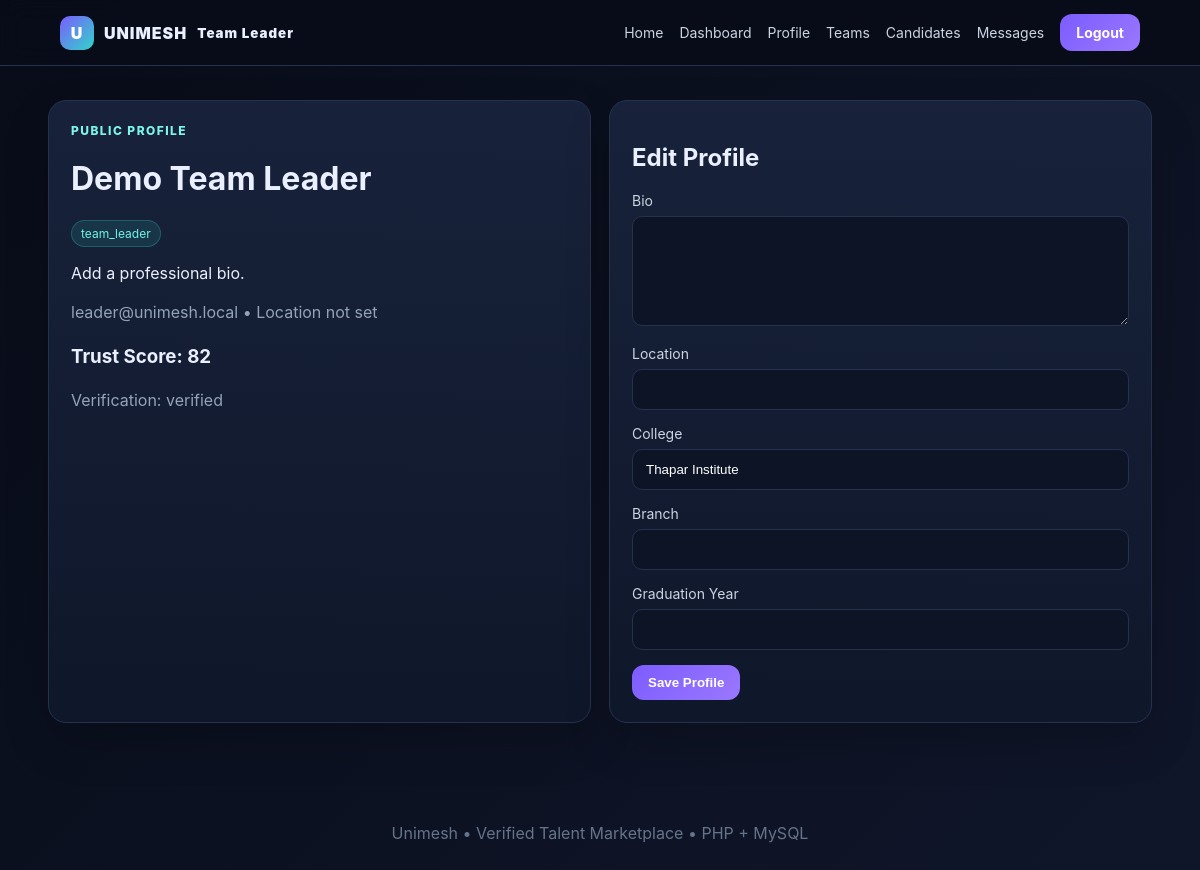
/team-leader/profile.php (signed in), run on the app's committed database.
### tables this page shows
CREATE TABLE users (
 id INT AUTO_INCREMENT PRIMARY KEY,
 name VARCHAR(120) NOT NULL,
 email VARCHAR(190) NOT NULL UNIQUE,
 password_hash VARCHAR(255) NOT NULL,
 role ENUM('student','recruiter','team_leader','admin') NOT NULL DEFAULT 'student',
 email_verified TINYINT(1) NOT NULL DEFAULT 0,
 verification_status ENUM('pending','verified','rejected','manual_review') NOT NULL DEFAULT 'pending',
 account_status ENUM('active','suspended') NOT NULL DEFAULT 'active',
 trust_score INT NOT NULL DEFAULT 0,
 profile_photo VARCHAR(255) NULL,
 bio TEXT NULL,
 college VARCHAR(190) NULL,
 branch VARCHAR(120) NULL,
 graduation_year INT NULL,
 location VARCHAR(190) NULL,
 resume_path VARCHAR(255) NULL,
 company_name VARCHAR(190) NULL,
 company_description TEXT NULL,
 company_document VARCHAR(255) NULL,
 google_id VARCHAR(190) NULL,
 created_at TIMESTAMP DEFAULT CURRENT_TIMESTAMP,
 updated_at TIMESTAMP DEFAULT CURRENT_TIMESTAMP ON UPDATE CURRENT_TIMESTAMP
);

### team-leader/includes/functions.php (called while the page is built, shortened)
<?php
function e($value){ return htmlspecialchars((string)$value, ENT_QUOTES, 'UTF-8'); }

### team-leader/profile.php (the view, shortened to what this page needs)
<?php $pageTitle='Profile'; require 'config.php'; require 'includes/functions.php'; require_role('team_leader'); $uid=user()['id'];
$stmt=$pdo->prepare('SELECT * FROM users WHERE id=?');$stmt->execute([$uid]);$u=$stmt->fetch(); include 'includes/header.php'; ?>
<div class="grid two"><div class="card"><div class="kicker">Public profile</div><h1><?=e($u['name'])?></h1><span class="badge"><?=e($u['role'])?></span><p><?=e($u['bio']?:'Add a professional bio.')?></p><p class="muted"><?=e($u['email'])?> • <?=e($u['location']?:'Location not set')?></p><h3>Trust Score: <?=e($u['trust_score'])?></h3><p class="muted">Verification: <?=e($u['verification_status'])?></p></div><div class="card"><h2>Edit Profile</h2><form method="post"><div class="form-group"><label>Bio</label><textarea name="bio"><?=e($u['bio'])?></textarea></div><div class="form-group"><label>Location</label><input name="location" value="<?=e($u['location'])?>"></div><?php if(in_array($u['role'],['student','team_leader'])):?><div class="form-group"><label>College</label><input name="college" value="<?=e($u['college'])?>"></div><div class="form-group"><label>Branch</label><input name="branch" value="<?=e($u['branch'])?>"></div><div class="form-group"><label>Graduation Year</label><input type="number" name="graduation_year" value="<?=e($u['graduation_year'])?>"></div><?php endif;?><?php if($u['role']==='recruiter'):?><div class="form-group"><label>Company Name</label><input name="company_name" value="<?=e($u['company_name'])?>"></div><div class="form-group"><label>Company Description</label><textarea name="company_description"><?=e($u['company_description'])?></textarea></div><?php endif;?><button class="btn">Save Profile</button></form></div></div>
<?php include 'includes/footer.php'; ?>

### team-leader/assets/style.css (style rules this page uses)
:root { --bg:#0b1020;--panel:#121a2e;--panel2:#18233c;--text:#eaf0ff;--muted:#94a3b8;--brand:#7c5cff;--accent:#30d5c8;--danger:#ff637d;--border:#25324f }
* { box-sizing:border-box }
body { margin:0;font-family:Inter,system-ui,Arial;background:linear-gradient(135deg,#080c18,#10162a);color:var(--text);min-height:100vh }
.pill,.btn { background:linear-gradient(135deg,var(--brand),#9a78ff);padding:10px 16px;border-radius:12px;color:white!important;border:0;cursor:pointer;font-weight:700 }
.hero p,.muted { color:var(--muted);line-height:1.7 }
.hero-card,.card { background:linear-gradient(180deg,rgba(24,35,60,.95),rgba(15,23,42,.95));border:1px solid var(--border);border-radius:18px;padding:22px;box-shadow:0 20px 45px rgba(0,0,0,.18) }
.grid { display:grid;grid-template-columns:repeat(3,1fr);gap:18px }
.grid.two { grid-template-columns:repeat(2,1fr) }
.badge { display:inline-block;padding:5px 9px;border-radius:999px;background:rgba(48,213,200,.12);color:#72f2e5;border:1px solid rgba(48,213,200,.25);font-size:12px }
.form-group { margin:15px 0 }
.form-group label { display:block;margin-bottom:7px;color:#cbd5e1;font-size:14px }
.form-group input,.form-group select,.form-group textarea { width:100%;padding:12px 13px;background:#0d1426;border:1px solid var(--border);border-radius:10px;color:white }
.form-group textarea { min-height:110px }
.kicker { color:#7ef5e8;font-weight:800;text-transform:uppercase;letter-spacing:.12em;font-size:12px }

### data on the page
users: name "Demo Team Leader", role "team_leader", bio "Add a professional bio.", email "leader@unimesh.local", location "Location not set", trust_score "82", verification_status "verified", college "Thapar Institute"
